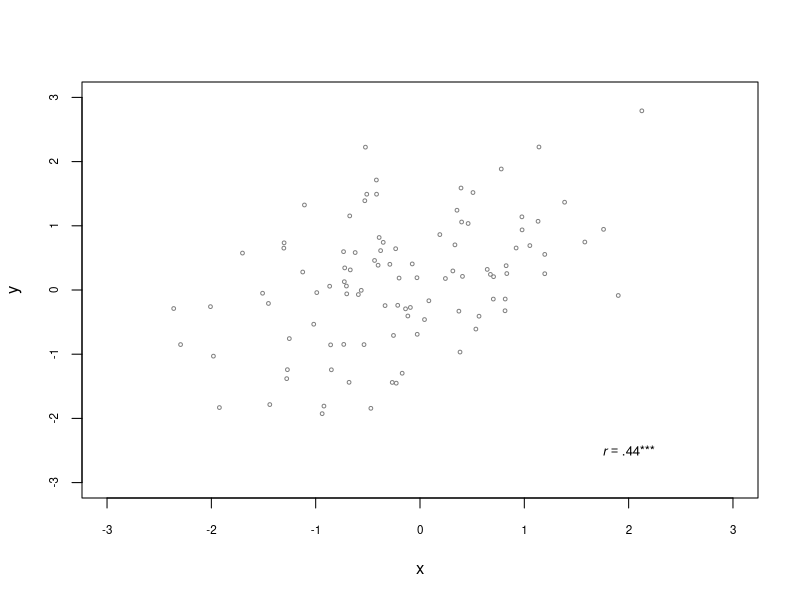

Reproduce this figure in R.
## ---- chunk 1
knitr::opts_chunk$set(echo = F)
# required package
library(psych)

# required function
# required function
apa.coef <- function(coef, gt1 = T, digits = 2) { # function for reporting results according to APA conventions
  if (gt1 == T) {
    coef = format(round(coef, digits = digits), nsmall = digits)
  } else if (gt1 == F) {
    coef = sub('0.', '.', format(round(coef, digits = digits), nsmall = digits))
  }
  return(coef)
}

## ---- chunk 2
set.seed(242)       # set custom seed for reproducible results
x = rnorm(100)        # generate random variable x with 100 obs.
y = 0.2 * x + rnorm(100)  # generate random variable y with 100 obs. that covaries with x
ct = corr.test(data.frame(x, y)) # get Pearson correlation
pval = ct$ci$p
if (pval < .05 & pval >= .01) {
  asterisk = "*"
} else if (pval < .01 & pval >= .001) {
  asterisk = "**"
} else if (pval < .001) {
  asterisk = "***"
}

plot(y ~ x, cex = .5, col = grey(.5), xlim = c(-3, 3), ylim = c(-3, 3), cex.axis = .7)
text(2, -2.5, bquote(italic(r) == .(paste0(apa.coef(ct$ci$r, gt1 = F), asterisk, collapse = ""))), cex = .8)

